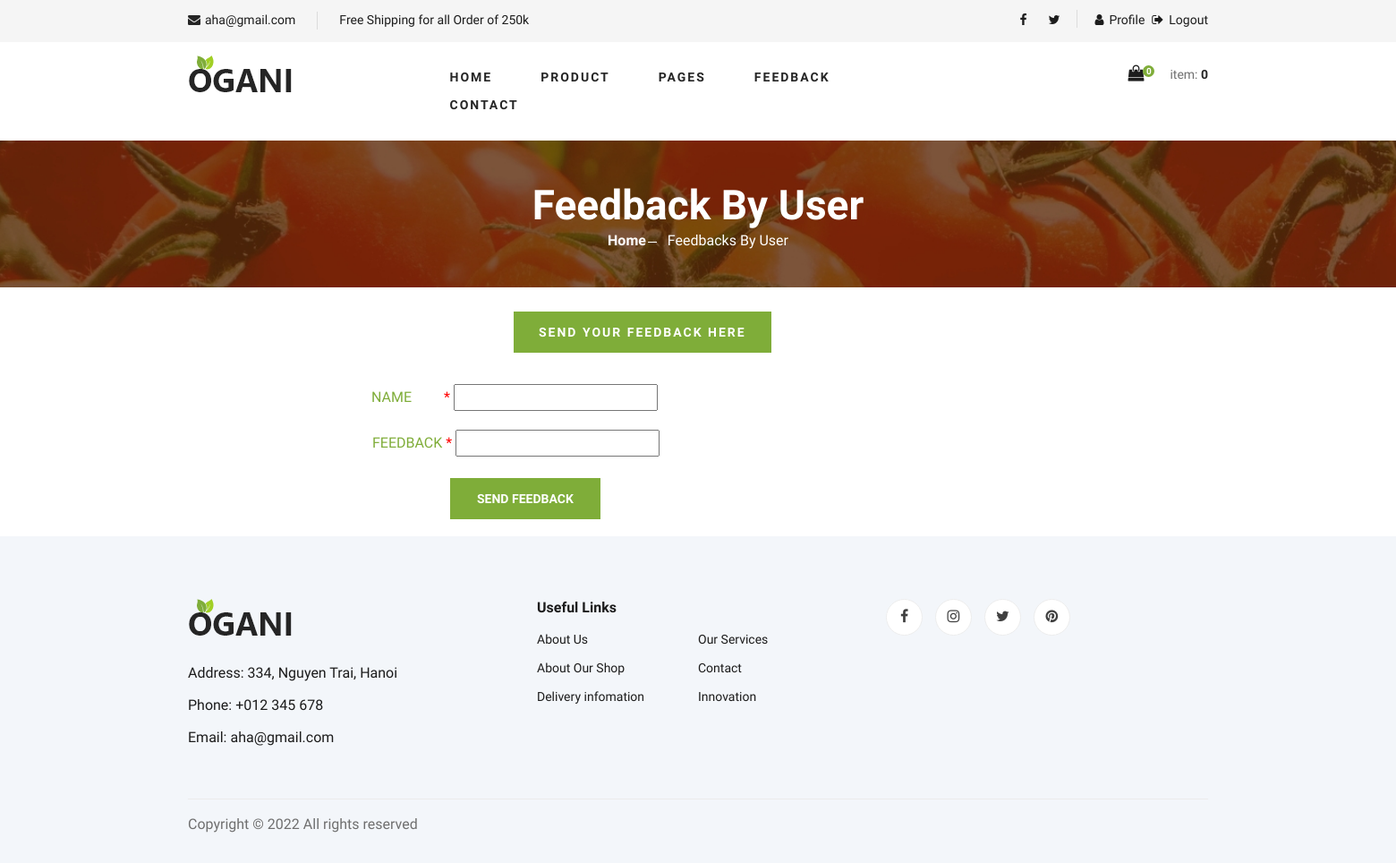
Before: /feedback_view/ (signed in) with the older database file.
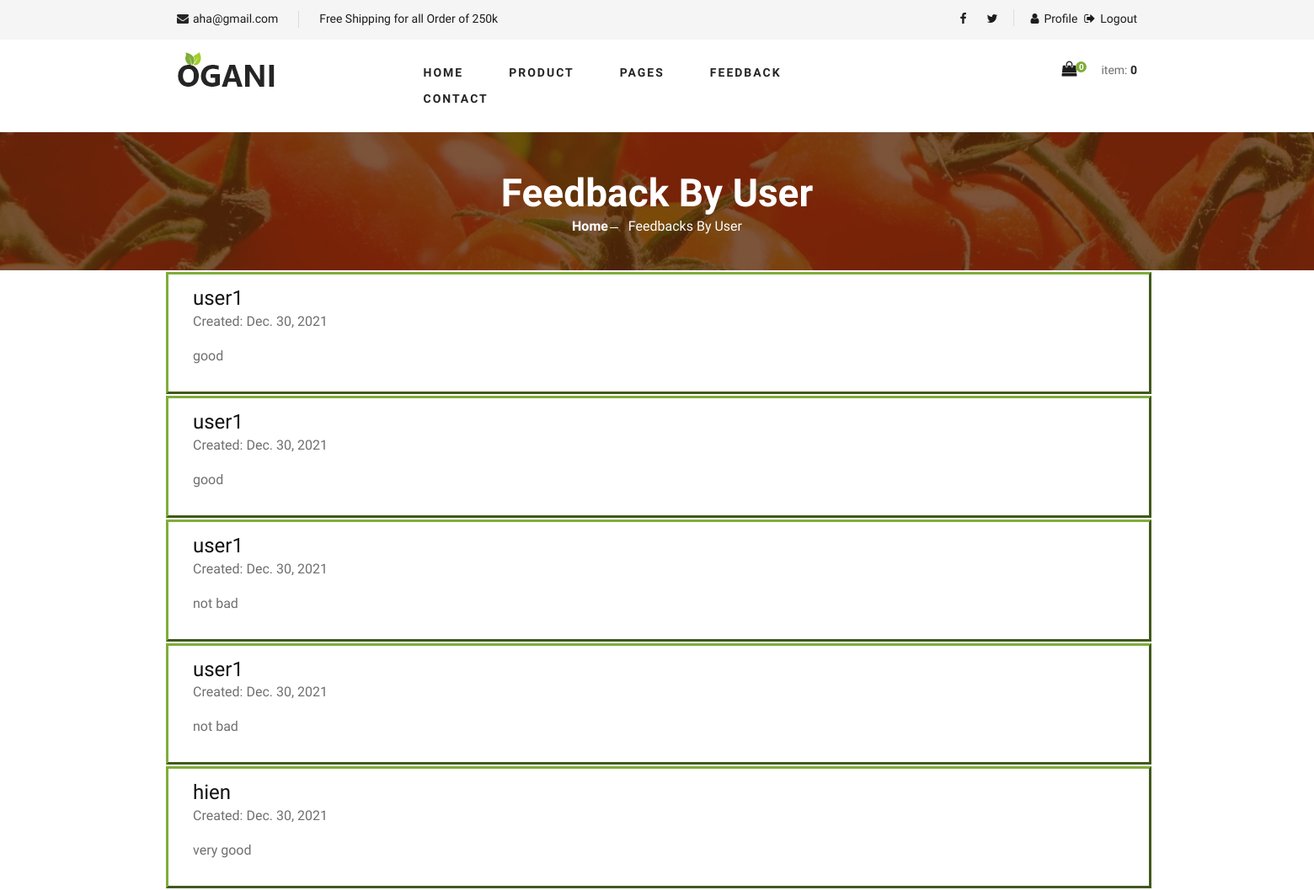
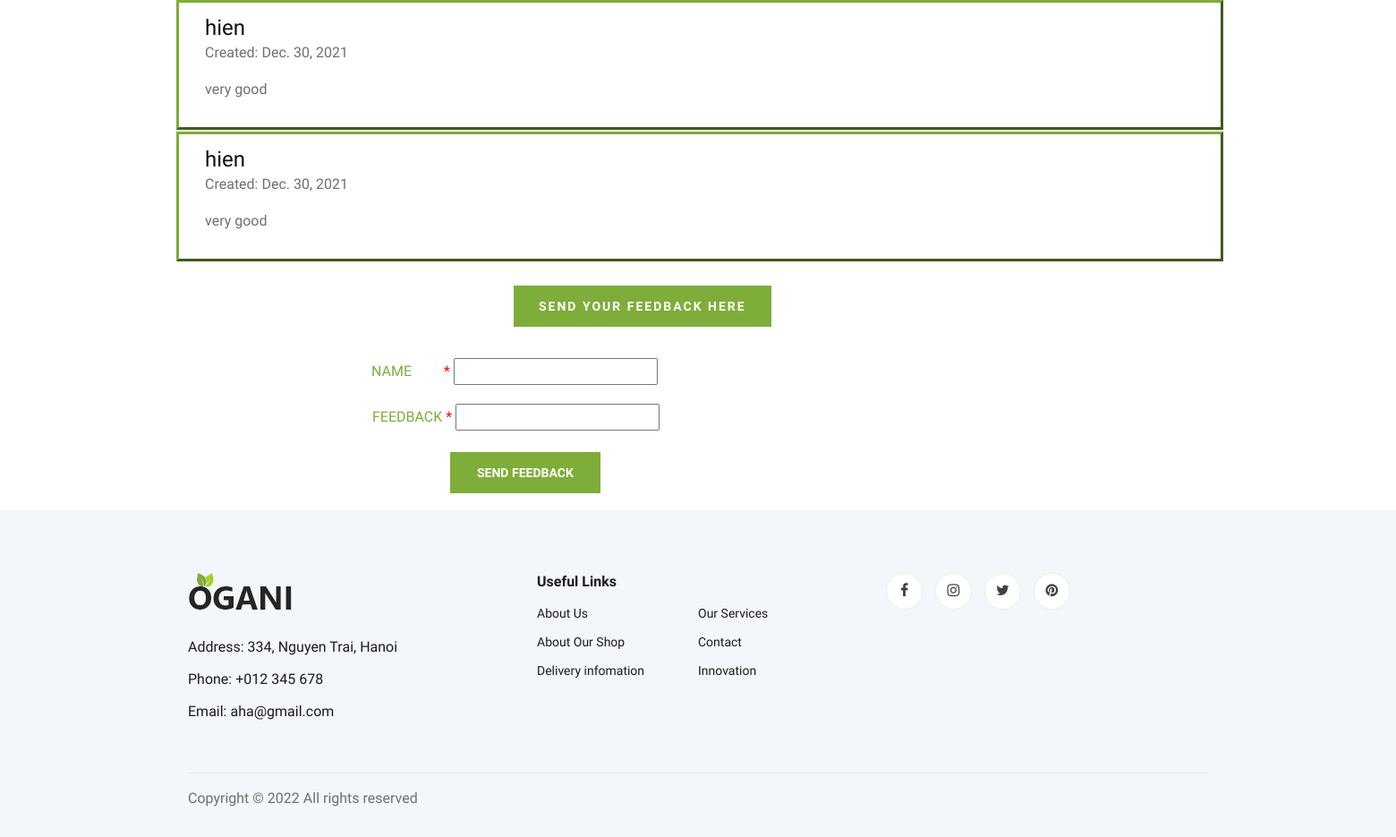
After: the same page with the newer database file (2 pictures, top to bottom).
### core/models.py (models this page shows, shortened)
class Feedback(models.Model):
    name=models.CharField(max_length=40)
    feedback=models.CharField(max_length=500)
    date= models.DateField(auto_now_add=True,null=True)

### core/views.py (the view, shortened to what this page needs)
# urls.py: path('feedback_view/', views.FeedbackViewClass.as_view(), name='fb_view'),
class FeedbackViewClass(LoginRequiredMixin,TemplateView):
    form_class = FeedbackForm
    template_name = 'core/feedback_view.html'
    def get(self, request):
        feedbackForm=FeedbackForm()
        feedbacks_list=Feedback.objects.all()
        context = {'feedbacks':feedbacks_list,'f':feedbackForm }
        return render(request,'core/feedback_view.html', context)

### core/forms.py
class FeedbackForm(forms.ModelForm):
    class Meta:
        model=models.Feedback
        fields=['name','feedback']

### core/templates/core/feedback_view.html (shortened to what this page needs)
{% extends 'homepage/base.html' %} {% load static %} {% load crispy_forms_tags %} {% block title %}AHA | Send Feedback{% endblock %} {% block content %}
<section class="breadcrumb-section set-bg" data-setbg="{% static 'homepage/img/breadcrumb.jpg' %}">
    <div class="container">
        <div class="row">
            <div class="col-lg-12 text-center">
                <div class="breadcrumb__text">
                    <h2>Feedback By User</h2>
                    <div class="breadcrumb__option">
                        <a href="{% url 'core_app:index' %}">Home</a>
                        <span>Feedbacks By User</span>
                    </div>
                </div>
            </div>
        </div>
    </div>
</section>
<section>
    <div class="container">
        <div class="row">
            {%for f in feedbacks%}
            <div class="col-lg-12 container " style="border-style:outset ; margin-top: 2px; margin-left: 2px; border-color: #7fad39;">
                <div class="center" style="padding: 14px;">
                    <h4>{{f.name }}</h4>
                    <p>Created: {{f.date}}</p>
                    <p>{{f.feedback}}</p>
                </div>
            </div>
            {% endfor %}
        </div>
        <p class="primary-btn" style="margin-top: 27px; margin-left: 364px;">SEND YOUR FEEDBACK HERE</p>
    </div>
</section>
<div class="container" style="margin-top: 20px; margin-left: 400px;" >
    <form method="POST" >
        <div class="input-group mb-3">
            <div><label style="color: #7fad39;">NAME <span class="required" style=" margin-top: 2px; margin-left: 32px; color: red;">*</span></label> {{ f.name }}</div>
        </div>
        <div class="input-group">
            <div><label style="margin-left: 1px; color: #7fad39;">FEEDBACK <span class="required" style="color: red;">*</span></label> {{ f.feedback }}</div>
        </div>
        <button type="submit" class="site-btn" style=" margin-top:19px ; margin-left: 88px; margin-bottom: 19px;">SEND FEEDBACK</button>
    </form>
</div>
{% endblock %}

Changed rows visible on the page:
added Feedback: name "user1", date "Dec. 30, 2021", feedback "good"
added Feedback: name "user1", date "Dec. 30, 2021", feedback "good"
added Feedback: name "user1", date "Dec. 30, 2021", feedback "not bad"
added Feedback: name "user1", date "Dec. 30, 2021", feedback "not bad"
added Feedback: name "hien", date "Dec. 30, 2021", feedback "very good"
added Feedback: name "hien", date "Dec. 30, 2021", feedback "very good"
added Feedback: name "hien", date "Dec. 30, 2021", feedback "very good"
